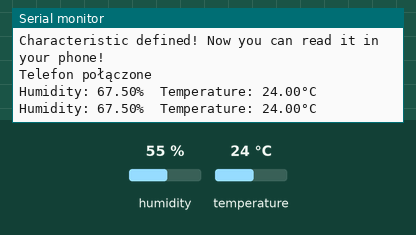
Recording of a program running on a simulated ESP32. Shown: the last lines printed to the serial monitor. The inputs (shaded band) are chosen by the test bench; at power-on: humidity 55 %, temperature 24 °C. Nothing arrives over Bluetooth unless stated; a phone connects over Bluetooth LE 3 s after start.

Above: at 5.8 s.
5.9 s: humidity set to 22 %
At 7.9 s:
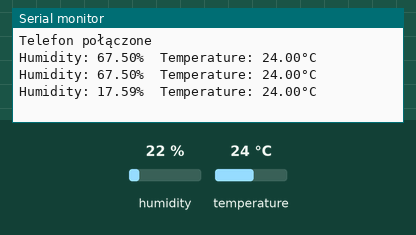
9.0 s: temperature set to 12 °C
At 10.3 s:
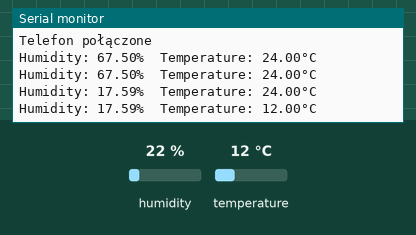
12.1 s: humidity set to 40 %
At 14.0 s:
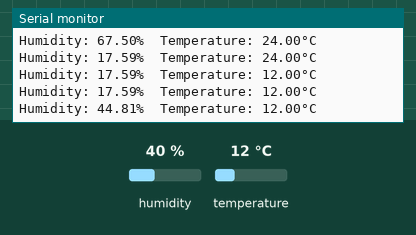
Timing chart, 0 to 15.5 s (numbered marks = the images above; inputs shaded):
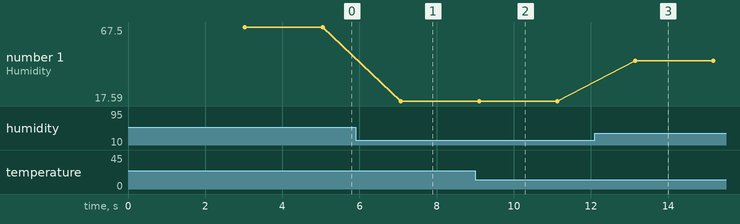

The program:

main.cpp
```cpp
#include <BLEDevice.h>          // Biblioteka do obsługi BLE (Bluetooth Low Energy)
#include <BLEUtils.h>
#include <BLEServer.h>
#include <BLE2902.h>
#include "DHT.h"                // Biblioteka do obsługi czujników DHT

// Definicje UUID dla usługi BLE i charakterystyk
#define SERVICE_UUID                  "4182dfcc-13bf-40e1-8067-a46b38030ecf"
#define HUMIDITY_CHARACTERISTIC_UUID  "3a75655b-3da0-474d-b387-eccb8f5fad0a"
#define TEMP_CHARACTERISTIC_UUID      "9861f68f-b20b-45c3-a1be-c6627d245391"

// Nazwa serwera BLE oraz konfiguracja czujnika DHT
#define BLE_SERVER_NAME "24hWilgotnosc_ESP32"
#define DHTPIN 4                   // Pin do którego podłączony jest czujnik DHT
#define DHTTYPE DHT11              // Typ czujnika DHT (DHT11)

// Zmienna do śledzenia, czy urządzenie jest połączone przez BLE
bool deviceConnected = false;

// Tworzenie obiektu dla czujnika DHT
DHT dht(DHTPIN, DHTTYPE);

// Klasa dla obsługi zdarzeń połączenia i rozłączenia urządzenia z serwerem BLE
class MyServerCallbacks: public BLEServerCallbacks {
  void onConnect(BLEServer* pServer) {
    deviceConnected = true;       // Ustawia zmienną, gdy urządzenie się połączy
    Serial.println("Telefon połączone");
  };
  void onDisconnect(BLEServer* pServer) {
    deviceConnected = false;      // Ustawia zmienną, gdy urządzenie się rozłączy
    Serial.println("Telefon rozłączone");
  }
};

// Inicjalizacja zmiennych do odczytu
uint64_t lastMills = 0;
uint16_t readHumDelay = 2000; // Czas między odczytami czujnika (w milisekundach)

// Charakterystyka wilgotności z funkcjami powiadomienia i odczytu
BLECharacteristic *humCharacteristics= new BLECharacteristic(HUMIDITY_CHARACTERISTIC_UUID, BLECharacteristic::PROPERTY_NOTIFY | BLECharacteristic::PROPERTY_READ);

// Deskryptory dla charakterystyk wilgotności
BLEDescriptor *humDescriptor = new BLEDescriptor(BLEUUID((uint16_t)0x2902));

void setup() {
  Serial.begin(115200);         // Ustawienie prędkości transmisji dla portu szeregowego
  Serial.println(F("DHTxx test!"));
  dht.begin();                  // Inicjalizacja czujnika DHT
  Serial.println("Starting BLE work!");

  BLEDevice::init(BLE_SERVER_NAME); // Inicjalizacja BLE z nazwą serwera
  BLEServer *pServer = BLEDevice::createServer();
  pServer->setCallbacks(new MyServerCallbacks()); // Ustawienie callbacków połączenia

  // Tworzenie usługi BLE i dodanie charakterystyki wilgotności
  BLEService *pService = pServer->createService(SERVICE_UUID);
  pService->addCharacteristic(humCharacteristics);

  humDescriptor->setValue("Wilgotnosc"); // Ustawienie opisu dla wilgotności
  humCharacteristics->addDescriptor(humDescriptor);

  pService->start();  // Uruchomienie usługi

  // Ustawienie reklamowania usługi BLE
  BLEAdvertising *pAdvertising = BLEDevice::getAdvertising();
  pAdvertising->addServiceUUID(SERVICE_UUID);
  BLEDevice::startAdvertising(); // Rozpoczęcie reklamowania (urządzenie jest widoczne)
  Serial.println("Characteristic defined! Now you can read it in your phone!");
}

void loop() {
  // Sprawdzenie, czy urządzenie jest połączone
  if (deviceConnected) {
    // Odczyt danych co ustalony czas
    if (millis() > lastMills + readHumDelay) {
      float h = (dht.readHumidity()*1.51269584)-(15.69421934);       // Odczyt wilgotności
      float t = dht.readTemperature();    // Odczyt temperatury

      // Sprawdzenie poprawności odczytanych wartości
      if (isnan(h) || isnan(t)) {
        Serial.println(F("Failed to read from DHT sensor!"));
        return;
      }

      humCharacteristics->setValue(h); // Ustawienie wartości wilgotności
      humCharacteristics->notify();    // Powiadomienie urządzenia o nowej wartości wilgotności

      // Wyświetlanie wartości wilgotności i temperatury w konsoli
      Serial.print(F("Humidity: "));
      Serial.print(h);
      Serial.print(F("%  Temperature: "));
      Serial.print(t);
      Serial.println(F("°C "));

      lastMills = millis(); // Aktualizacja czasu ostatniego odczytu
    }
  } else {
    delay(200);                   // Krótkie opóźnienie, gdy nie ma połączenia
    BLEDevice::startAdvertising(); // Ponowne reklamowanie usługi BLE
  }
}
```

Measured:
- after the input at 5.9 s, the serial monitor: prints a new line after 1.2 s (image 1)
- after the input at 9.0 s, the serial monitor: prints a new line after 0.10 s (image 2)
- after the input at 12.1 s, the serial monitor: prints a new line after 1.0 s (image 3)
- plotted number 1: 67.5 → 17.59 after the input at 5.9 s, 17.59 → 44.81 after the input at 12.1 s
